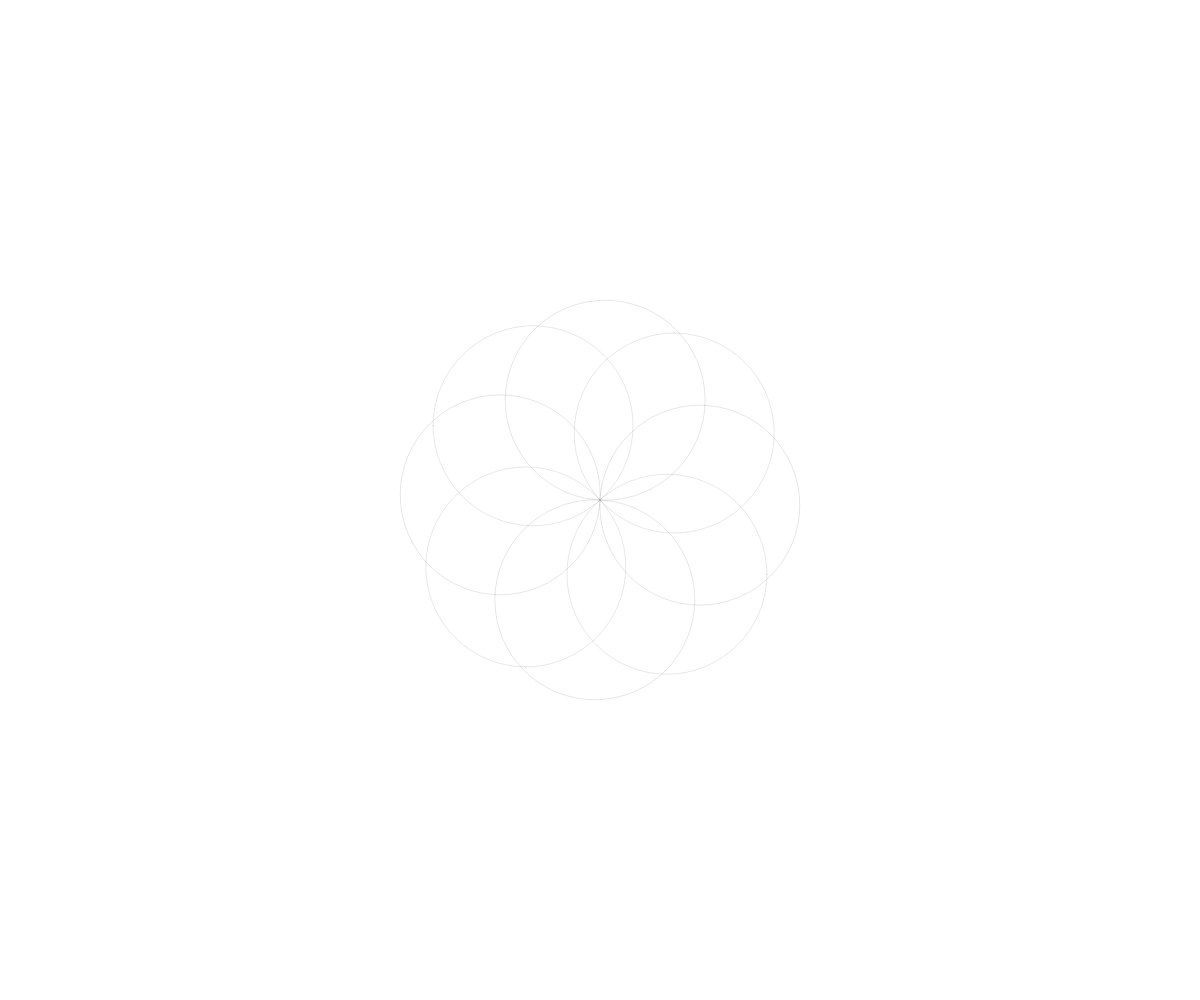
Frame 1 (no input)
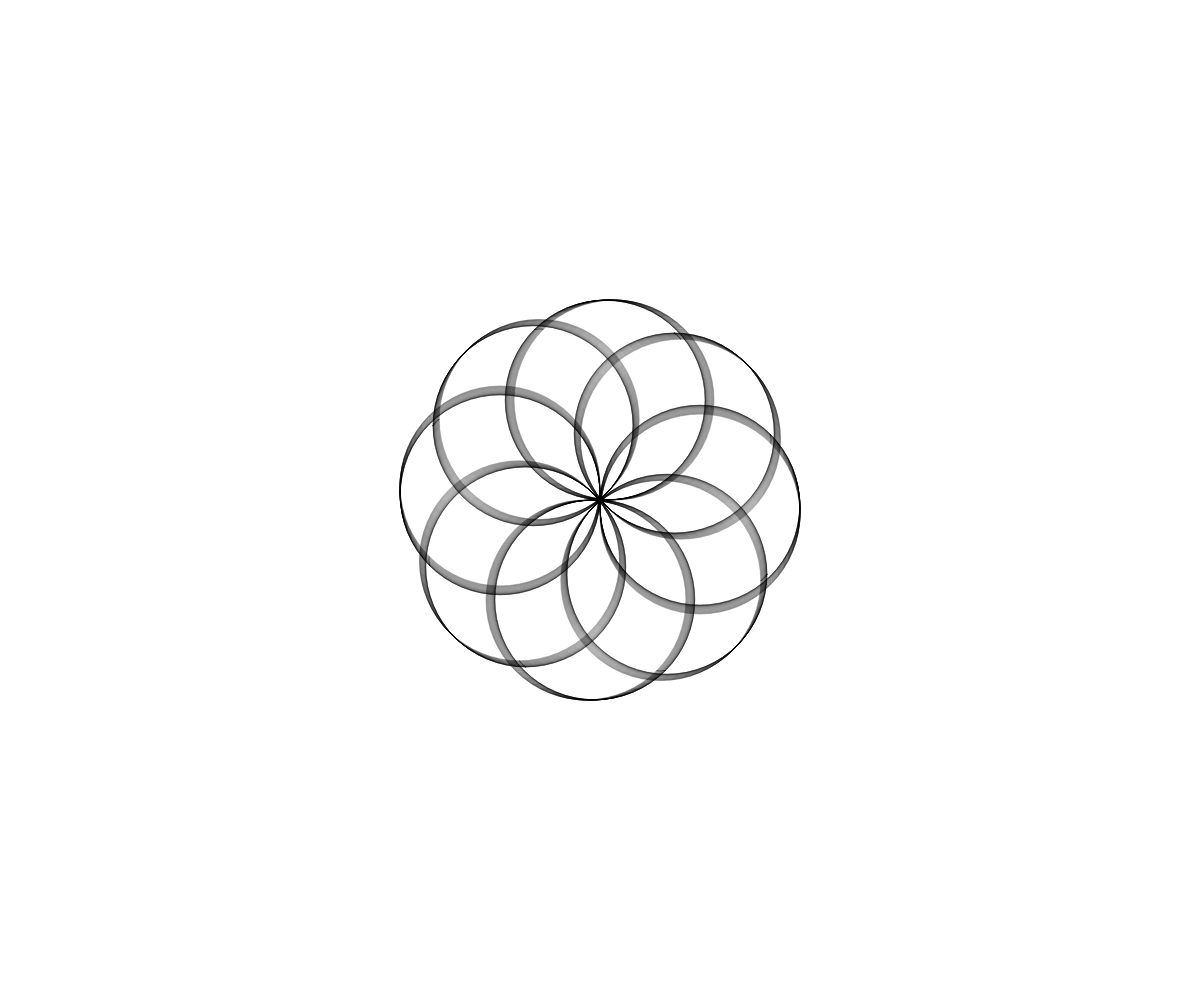
Frame 60 (no input)
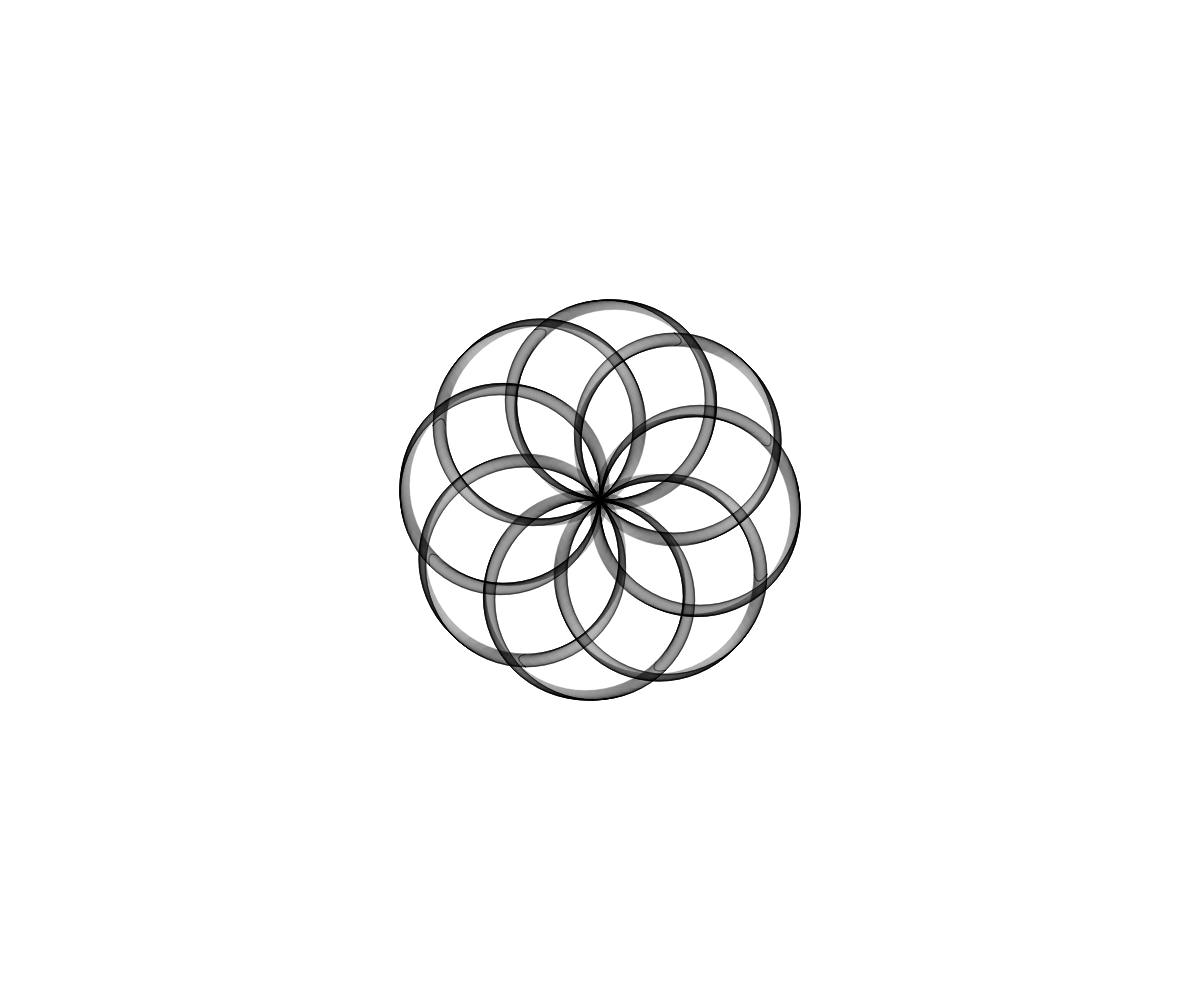
Frame 120 (the mouse pressed at the canvas centre since frame 60)

The p5.js sketch that drew these frames (run headless with seeded random() and noise() and a simulated clock; from frame 60 on, the mouse is pressed at the canvas centre):

// p5.js sketch
// ── sketch.js
// black flowers

let x, y;
let t;

function setup() {
  createCanvas(windowWidth, windowHeight, );
  background(255);
  ellipseMode(CENTER);
  noFill();
  t=0;
}

function draw() {
  //background(60, 10);
  
  x = 100 * noise(t);
  y = 200 * noise(t+5);

  translate(windowWidth / 2, windowHeight / 2);
  
  for (var i = 0; i < 8; i++) {
    rotate(HALF_PI/2 * i);
    stroke(0);
    strokeWeight(0.1);
    ellipse(x, y, 200);
    t+=0.0002;
  } 
}
